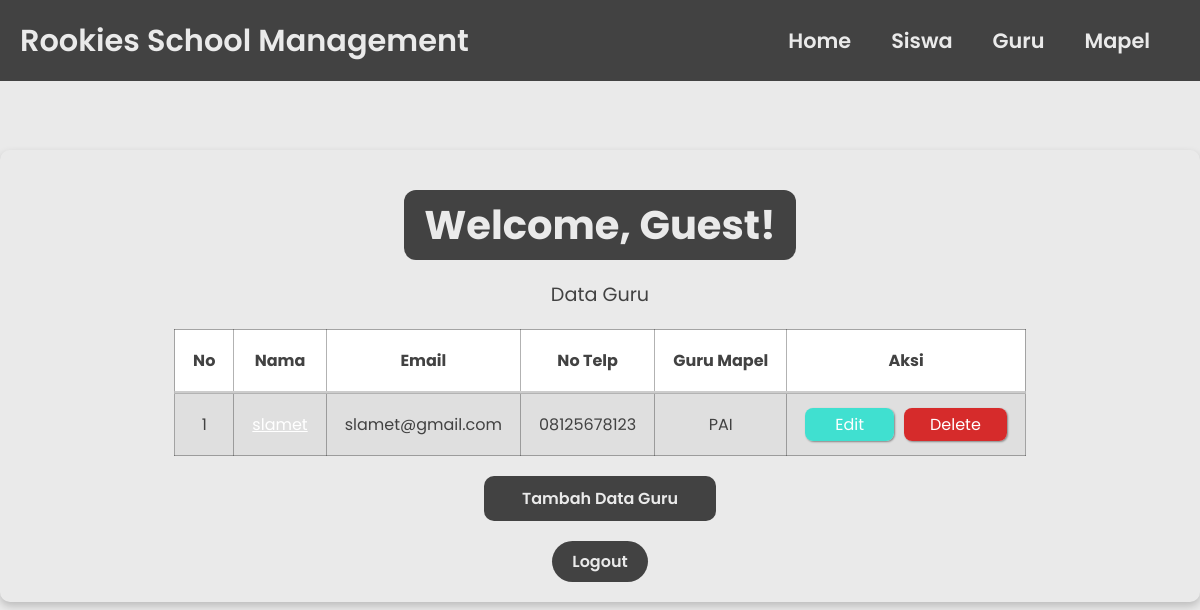
Before: /guru.php with the older database file.
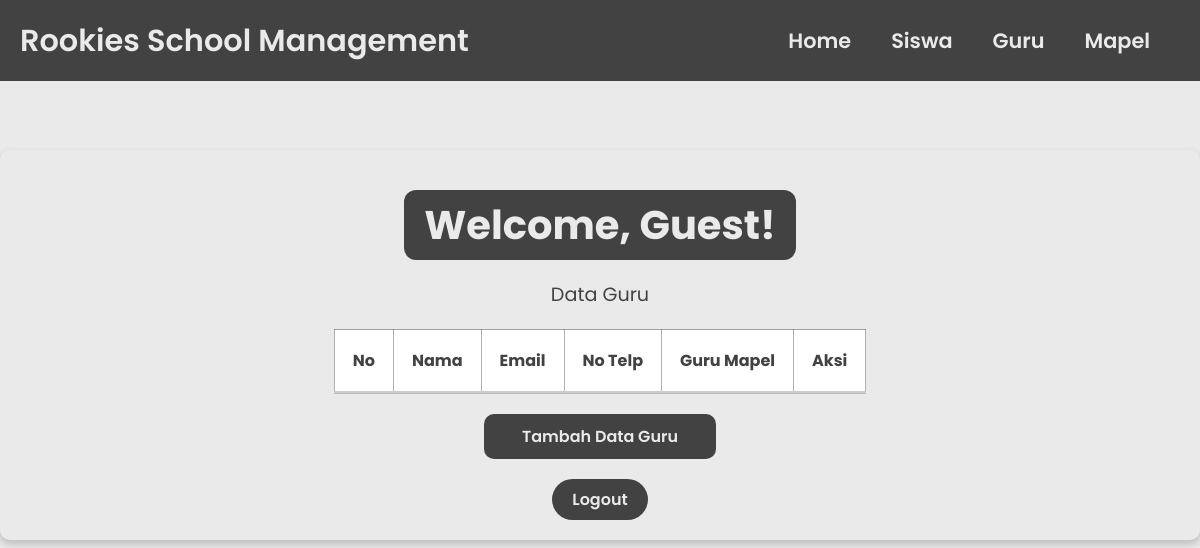
After: the same page with the newer database file.
### tables this page shows
CREATE TABLE `guru` (
  `id` int(11) NOT NULL AUTO_INCREMENT,
  `nama` varchar(255) NOT NULL,
  `email` varchar(255) NOT NULL,
  `no_telp` varchar(20) NOT NULL,
  `guru_mapel` varchar(255) NOT NULL,
  PRIMARY KEY (`id`)
);

CREATE TABLE `mapel` (
  `id` int(11) NOT NULL AUTO_INCREMENT,
  `kode` varchar(100) NOT NULL,
  `nama` varchar(100) NOT NULL,
  PRIMARY KEY (`id`)
);

### functions.php (called while the page is built, shortened)
<?php
$host_db    = "localhost";
$user_db    = "root";
$pass_db    = "";
$nama_db    = "sekolah";
$conn    = mysqli_connect($host_db, $user_db, $pass_db, $nama_db);
function query($query) {
  global $conn;
  $result = mysqli_query($conn, $query);
  $rows = [];
  while ( $row = mysqli_fetch_assoc($result) ) {
    $rows[] = $row;
  }
  return $rows;
}
?>

### guru.php (the view, shortened to what this page needs)
<?php
require "functions.php";
$guru = query("SELECT guru.id, guru.nama, guru.email, guru.no_telp, mapel.nama AS nama_mapel
               FROM guru
               JOIN mapel ON guru.guru_mapel = mapel.id");
if (!isset($_SESSION['session_username'])) {
    $username = "Guest";
} else {
    $username = htmlspecialchars($_SESSION['session_username']);
}
?>
<!DOCTYPE html>
<html lang="en">
<head>
  <link rel="stylesheet" href="css-file/anggota.css">
</head>
<body>
  <header>
    <div class="brand">Rookies School Management</div>
    <nav>
      <ul>
        <li><a href="anggota.php">Home</a></li>
        <li><a href="siswa.php">Siswa</a></li>
        <li><a href="guru.php">Guru</a></li>
        <li><a href="mapel.php">Mapel</a></li>
      </ul>
    </nav>
  </header>
  <div class="container">
    <h1 class="welcome">Welcome, <?php echo $username; ?>!</h1>
    <p>Data Guru</p>
    <table border="1" cellpadding="10" cellspacing="0">
      <tr>
        <th>No</th>
        <th>Nama</th>
        <th>Email</th>
        <th>No Telp</th>
        <th>Guru Mapel</th>
        <th>Aksi</th>
      </tr>
      <?php $i = 1; ?>
      <?php foreach( $guru as $s ) : ?>
      <tr>
        <td><?= $i; ?></td>
        <td><a href="DetailGuru.php?id=<?= $s["id"]; ?>"><?= $s["nama"]; ?></a></td>
        <td><?= $s["email"]; ?></td>
        <td><?= $s["no_telp"]; ?></td>
        <td><?= $s["nama_mapel"]; ?></td>
        <td><a class="edit-btn" href="update.php?tabel=guru&id=<?= $s['id']; ?>">Edit</a><a class="delete-btn"
            href="delete.php?tabel=guru&id=<?= $s['id']; ?>">Delete</a></td>
      </tr>
      <?php $i++; ?>
      <?php endforeach; ?>
    </table>
    <a class="add-user" href="create.php?tabel=guru">Tambah Data Guru</a>
    <div class="logout-link">
      <form action="<?php echo htmlspecialchars($_SERVER['PHP_SELF']); ?>" method="post">
        <input type="submit" name="logout" class="btn" value="Logout">
      </form>
    </div>
  </div>
</body>
</html>

Changed rows visible on the page:
no longer on this page (row edited): guru: nama "slamet", email "slamet@gmail.com", no_telp "08125678123", guru_mapel.nama "PAI"
